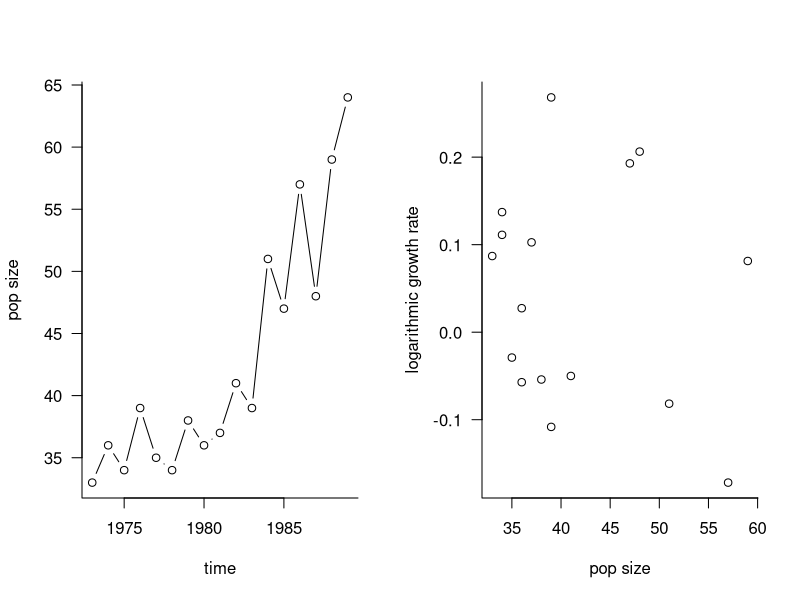
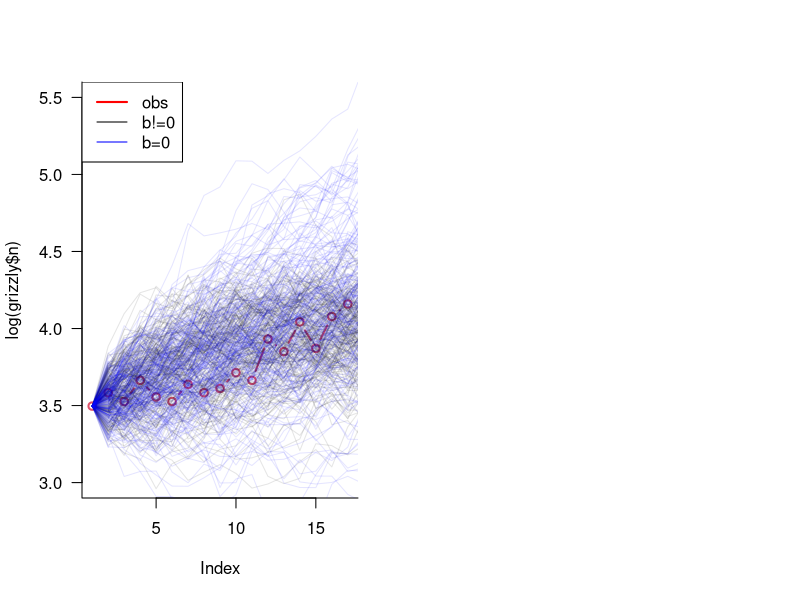
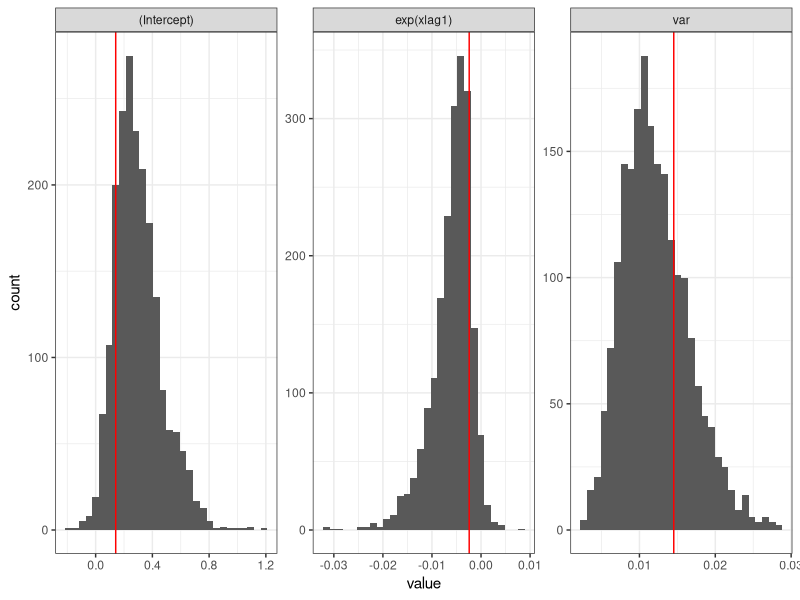
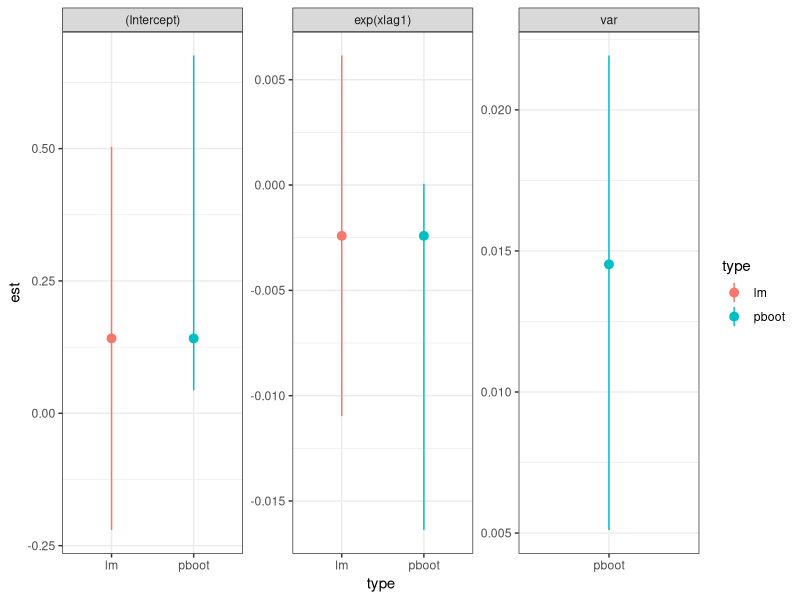

Here is the R script that generated these plots, in order:
## ---- chunk 1
library("knitr")
if (getRversion() < '3.3.0') {
    sigma <- function(object, ...) UseMethod("sigma")
    sigma.default <- function(object,...) {
        summary(object)$sigma
    }
}
## ---- chunk 2
library("ggplot2"); theme_set(theme_bw())
library("reshape2")
## ---- chunk 3
grizzly <- data.frame(n=c(33,36,34,39,35,34,38,36,37,41,39,51,47,57,48,59,64),
                      t=1973:1989)
## ---- chunk 4
r <- log(grizzly$n[-1]/grizzly$n[-length(grizzly$n)])
## ---- chunk 5
par(las=1,bty="l",mfrow=c(1,2))
plot(n~t,data=grizzly,type="b",xlab="time",ylab="pop size")
plot(grizzly$n[-length(grizzly$n)],r,
     xlab="pop size",ylab="logarithmic growth rate")
## ---- chunk 6
## R tip: use with() to simplify extraction from data frames --
## **never** attach()
dd <- with(grizzly,data.frame(xlag1=log(n[-length(n)]),
                 x=log(n[-1])))
m2 <- lm(x~offset(xlag1)+exp(xlag1),data=dd)
## equivalently:
## lm(x-xlag1~exp(xlag1),data=dd)
## (offset may be easier to read)
s2 <- sigma(m2)^2
## D&T use MLE rather than unbiased estimate of variance parameters:
var.unbiased <- function(m)
    sigma(m)^2*df.residual(m)/nobs(m)
## parameters plus variance:
c(coef(m2),var=var.unbiased(m2))
## test statistic
coef(summary(m2))[2,"t value"]  
## ---- chunk 7
## R tip: use update() when possible to simplify code
m1 <- update(m2, . ~ offset(xlag1))
c(coef(m1),var.unbiased(m1))
## ---- chunk 8
## simulate new data, add starting value
simfun <- function(fit,x0=log(grizzly$n[1])) {
    cc <- coef(fit)
    a <- cc[1]
    ## make the function work for either constant or regression model
    b <- if (length(cc)==2) coef(fit)[2] else 0
    sigma <- sqrt(var.unbiased(fit))
    ## as usual, half the code is setup: the next three lines are
    ##   the actual meat
    res <- c(x0,numeric(nobs(fit)+1))
    for (i in 2:length(res)) {
        res[i] <- res[i-1]+a+b*exp(res[i-1])+rnorm(1,sd=sigma)
    }
    res
}
## ---- chunk 9
sim2 <- replicate(200,simfun(m2))
sim1 <- replicate(200,simfun(m1))
## ---- chunk 10
plot(log(grizzly$n),type="b",ylim=c(3,5.5),lwd=2,col=2)
## convenient to plot lots of lines with semi-transparent
## (adjustcolor(...,'alpha')) colour
matlines(sim2,col=adjustcolor("black",alpha=0.1),lty=1)
matlines(sim1,col=adjustcolor("blue",alpha=0.1),lty=1)
legend("topleft",lty=1,col=c("red","black","blue"),
       lwd=c(2,1,1),c("obs","b!=0","b=0"))
## ---- chunk 11
## re-fit model with new data
fitfun <- function(x,orig_fit) {
    dd <- data.frame(xlag1=x[-length(x)],
                 x=x[-1])
    update(orig_fit,data=dd)
}
## test:
all.equal(fitfun(log(grizzly$n),m2),m2)
## summarize output
sumfun <- function(fit) {
    c(coef(fit),var=var.unbiased(fit))
}
## combine all of the above
bootfun <- function(fit) {
    sumfun(fitfun(simfun(fit),fit))
}
## ---- chunk 12
set.seed(101)  ## for reproducibility
## t() transposes results
v <- t(replicate(2000,bootfun(m2)))
## ---- chunk 13
## using ggplot, a fancy but powerful plotting tool:
mv <- melt(as.data.frame(v)) ## restructure data in 'long' format
obsvals <- data.frame(variable=c("(Intercept)","exp(xlag1)","var"),
                      value=sumfun(m2))
ggplot(mv,aes(value))+facet_wrap(~variable,scale="free")+
    geom_histogram(bins=30)+
    geom_vline(data=obsvals,colour="red",aes(xintercept=value))
## ---- chunk 14
## compare estimates
tfun <- function(x,type,est) {
    colnames(x) <- c("lwr","upr")
    x <- data.frame(type,variable=rownames(x),est,x)
    rownames(x) <- NULL
    return(x)
}
bootconf <- t(apply(v,2,quantile,c(0.025,0.975)))
allCI <- rbind(
    tfun(confint(m2),"lm",coef(m2)),
    tfun(bootconf,"pboot",sumfun(m2)))
ggplot(allCI,aes(type,est,ymin=lwr,ymax=upr,colour=type))+
    geom_pointrange()+
    facet_wrap(~variable,scale="free")
